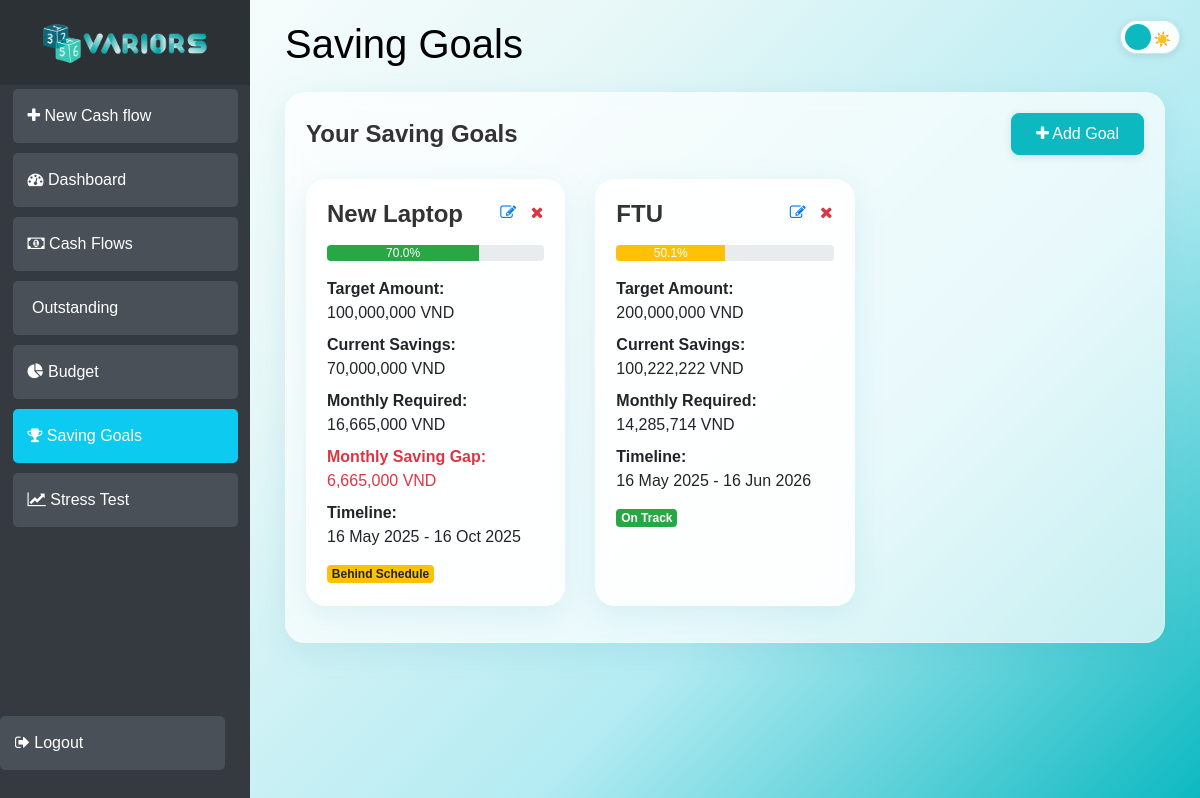
Page /saving-goals (signed in) on the committed database.
### app/models.py (models this page shows)
class SavingGoal(db.Model):
    id = db.Column(db.Integer, primary_key=True)
    user_id = db.Column(db.Integer, db.ForeignKey('user.id'))
    name = db.Column(db.String(150))
    total_amount = db.Column(db.Float)
    start_date = db.Column(db.Date)
    target_date = db.Column(db.Date)
    past_savings = db.Column(db.Float, default=0)
    created_at = db.Column(db.DateTime(timezone=True), default=func.now())
    def calculate_monthly_saving(self):
        if not self.start_date or not self.target_date or self.target_date < self.start_date:
            return 0
        total_months = (self.target_date.year - self.start_date.year) * 12 + \
                       self.target_date.month - self.start_date.month + 1
        if total_months <= 0:
             total_months = 1
        return (self.total_amount - self.past_savings) / total_months
    def calculate_progress(self, current_savings):
        if self.total_amount == 0:
            return 0
        return (current_savings / self.total_amount) * 100
    def is_on_track(self, current_monthly_saving):
        required = self.calculate_monthly_saving()
        return current_monthly_saving >= required
    def get_saving_gap(self, current_monthly_saving):
        required = self.calculate_monthly_saving()
        return required - current_monthly_saving

### app/views.py (the view)
@views.route('/saving-goals')
@login_required
def saving_goals_page():
    user_saving_goals = SavingGoal.query.filter_by(user_id=current_user.id).all()
    goals_data = []
    for goal in user_saving_goals:
        savings_cashflows = Cashflow.query.filter(
            Cashflow.user_id == current_user.id,
            Cashflow.kind == 'Savings',
            Cashflow.category == goal.name,  # Only count savings for this specific goal
            Cashflow.date >= goal.start_date,
            Cashflow.date <= goal.target_date
        ).all()
        current_savings = sum(float(cf.amount) for cf in savings_cashflows)
        if goal.start_date.year == datetime.now().year and goal.start_date.month == datetime.now().month:
            current_monthly_saving = current_savings
        else:
            months_active = ((datetime.now().year - goal.start_date.year) * 12 +
                           datetime.now().month - goal.start_date.month)
            current_monthly_saving = current_savings / max(1, months_active)
        progress = goal.calculate_progress(current_savings)
        goals_data.append({
            'id': goal.id,
            'name': goal.name,
            'total_amount': goal.total_amount,
            'current_savings': current_savings,
            'monthly_required': goal.calculate_monthly_saving(),
            'progress': progress,
            'on_track': goal.is_on_track(current_monthly_saving),
            'start_date': goal.start_date,
            'target_date': goal.target_date,
            'saving_gap': goal.get_saving_gap(current_monthly_saving)
        })
    alerts = []
    return render_template(
        'saving_goals.html',
        user=current_user,
        goals_data=goals_data,
        alerts=alerts,  # Pass alerts to the template
        datetime=datetime
    )

### app/__init__.py (called while the page is built)
def create_app():
    app = Flask(__name__)
    app.config['SECRET_KEY'] = 'VaRriors'
    app.config['SQLALCHEMY_DATABASE_URI'] = f'sqlite:///{DB_NAME}'
    db.init_app(app)
    migrate.init_app(app, db)  # ✅ hook migrate to app and db
    from .views import views
    from .auth import auth
    app.register_blueprint(views, url_prefix='/')
    app.register_blueprint(auth, url_prefix='/')
    from .models import User, Cashflow
    __all__ = ['User', 'Cashflow']
    with app.app_context():
        db.create_all()
    login_manager = LoginManager()
    login_manager.login_view = 'auth.login'
    login_manager.init_app(app)
    @login_manager.user_loader
    def load_user(id):
        return User.query.get(int(id))
    return app

### app/templates/saving_goals.html (shortened to what this page needs)
{% extends "base.html" %}
{% block content %}
<div class="container-fluid">
    <h1 class="mb-4 theme-dependent-title">Saving Goals</h1>
    <div class="row mb-4">
        <div class="col-12">
            <div class="card">
                <div class="card-body">
                    <div class="d-flex justify-content-between align-items-center mb-4">
                        <h5 class="card-title mb-0">Your Saving Goals</h5>
                        <button class="btn btn-primary" data-toggle="modal" data-target="#newSavingGoalModal">
                            <i class="fa fa-plus"></i> Add Goal
                        </button>
                    </div>
                    {% if goals_data %}
                    <div class="row">
                        {% for goal in goals_data %}
                        <div class="col-md-4 mb-3">
                            <div class="card h-100">
                                <div class="card-body">
                                    <div class="d-flex justify-content-between align-items-start mb-3">
                                        <h6 class="card-title mb-0">{{ goal.name }}</h6>
                                        <div>
                                            <button class="btn btn-link text-primary p-0 mr-2"
                                                onclick="editGoal({{ goal.id }}, '{{ goal.name }}', {{ goal.total_amount|int }}, '{{ goal.start_date.strftime('%Y-%m-%d') }}', '{{ goal.target_date.strftime('%Y-%m-%d') }}')"
                                                title="Edit Goal">
                                                <i class="fa fa-edit"></i>
                                            </button>
                                            <button class="btn btn-link text-danger p-0"
                                                onclick="deleteGoal({{ goal.id }})" title="Delete Goal">
                                                <i class="fa fa-times"></i>
                                            </button>
                                        </div>
                                    </div>
                                    <div class="progress mb-3">
                                        <div class="progress-bar {% if goal.progress < 70 %}bg-warning{% else %}bg-success{% endif %}"
                                            role="progressbar" style="width: {{ goal.progress }}%">
                                            {{ "%.1f"|format(goal.progress) }}%
                                        </div>
                                    </div>
                                    <div class="goal-details">
                                        <p class="mb-2">
                                            <strong>Target Amount:</strong><br>
                                            {{ "{:,.0f}".format(goal.total_amount) }} VND
                                        </p>
                                        <p class="mb-2">
                                            <strong>Current Savings:</strong><br>
                                            {{ "{:,.0f}".format(goal.current_savings) }} VND
                                        </p>
                                        <p class="mb-2">
                                            <strong>Monthly Required:</strong><br>
                                            {{ "{:,.0f}".format(goal.monthly_required) }} VND
                                        </p>
                                        {% if goal.saving_gap > 0 %}
                                        <p class="mb-2 text-danger">
                                            <strong>Monthly Saving Gap:</strong><br>
                                            {{ "{:,.0f}".format(goal.saving_gap) }} VND
                                        </p>
                                        {% endif %}
                                        <p class="mb-2">
                                            <strong>Timeline:</strong><br>
                                            {{ goal.start_date.strftime('%d %b %Y') }} - {{
                                            goal.target_date.strftime('%d %b %Y') }}
                                        </p>
                                    </div>
                                    <div class="mt-3">
                                        {% if goal.on_track %}
                                        <span class="badge badge-success">On Track</span>
                                        {% else %}
                                        <span class="badge badge-warning">Behind Schedule</span>
                                        {% endif %}
                                    </div>
                                </div>
                            </div>
                        </div>
                        {% endfor %}
                    </div>
                    {% else %}
                    <p class="text-muted">No saving goals yet. Click "Add Goal" to create one.</p>
                    {% endif %}
                </div>
            </div>
        </div>
    </div>
</div>
{% endblock %}

### app/static/styles.css (style rules this page uses)
:root { --light-gradient: linear-gradient(135deg, #ffffff, #e6f7f7, #b3ebf2, #0cb9c1); --light-card-bg: rgba(255, 255, 255, 0.9); --light-text: #333; --light-label: #555; --light-border: rgba(0, 141, 165, 0.2); --light-button: #0cb9c1; --light-button-hover: #0bacce; --light-link: #0dcaf0; --light-link-hover: #0bacce; --light-shadow: rgba(0, 0, 0, 0.1); --light-glow: rgba(13, 202, 240, 0.2); --dark-gradient: linear-gradient(135deg, #001e29, #004d5b, #198c9b, #86d2de); --dark-card-bg: rgba(255, 255, 255, 0.9); --dark-text: #004d5b; --dark-label: #006d7c; --dark-border: rgba(0, 141, 165, 0.2); --dark-button: #00889c; --dark-button-hover: #006d7c; --dark-link: #00889c; --dark-link-hover: #00d7ff; --dark-shadow: rgba(0, 215, 255, 0.15); --dark-glow: rgba(0, 255, 255, 0.4); }
body { margin: 0; min-height: 100vh; background: var(--light-gradient); background-attachment: fixed; background-size: cover; font-family: "Montserrat", sans-serif; transition: background-color 0.3s ease, color 0.3s ease; }
.login-title, .card-title { color: var(--light-text); font-weight: 600; margin-bottom: 16px; font-size: 1.5rem; transition: color 0.3s ease; }
.btn-primary { background-color: var(--light-button); border-color: var(--light-button); padding: 8px 24px; border-radius: 8px; font-weight: 500; transition: all 0.3s ease; box-shadow: 0 2px 8px rgba(0, 0, 0, 0.1); }
.mt-3 { margin-top: 0.75rem !important; }
.card-body { padding: 20px; }
.card { border-radius: 20px; background: rgba(255, 255, 255, 0.7); backdrop-filter: blur(10px); border: 1px solid rgba(255, 255, 255, 0.3); transition: all 0.3s ease; box-shadow: 0 8px 32px rgba(0, 141, 165, 0.1); }
h1 { color: var(--light-text); transition: color 0.3s ease; }
body:not(.modal-open) { padding-right: 0 !important; }
.theme-dependent-title { color: black; }

### rows in the picture
SavingGoal: name "New Laptop", progress "70.0", total_amount "100,000,000", current_savings "70,000,000", monthly_required "16,665,000", saving_gap "6,665,000", start_date "16 May 2025", target_date "16 Oct 2025", shows "Behind Schedule"
SavingGoal: name "FTU", {{ goal.progress }} 50.111110999999994 (drawn), progress "50.1", total_amount "200,000,000", current_savings "100,222,222", monthly_required "14,285,714", start_date "16 May 2025", target_date "16 Jun 2026", shows "On Track"
